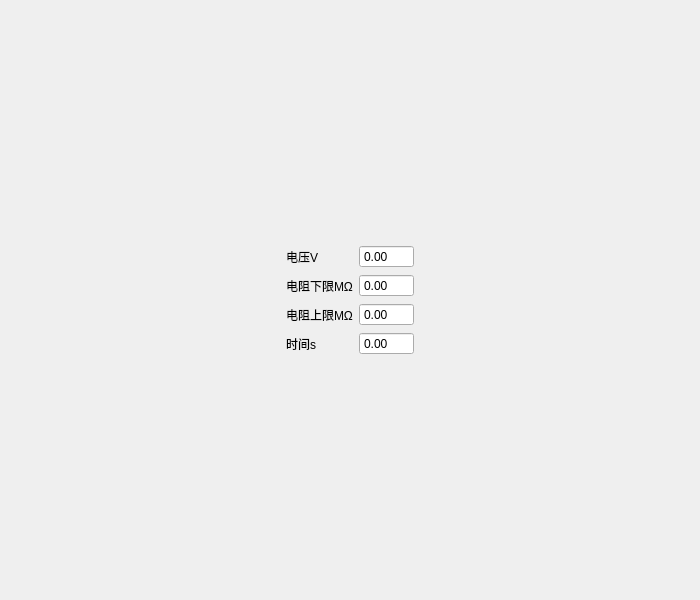
<?xml version="1.0" encoding="UTF-8"?>
<ui version="4.0">
 <class>CConfigIns</class>
 <widget class="QWidget" name="CConfigIns">
  <property name="geometry">
   <rect>
    <x>0</x>
    <y>0</y>
    <width>700</width>
    <height>600</height>
   </rect>
  </property>
  <property name="windowTitle">
   <string>Form</string>
  </property>
  <layout class="QHBoxLayout" name="horizontalLayout">
   <item>
    <spacer name="horizontalSpacer">
     <property name="orientation">
      <enum>Qt::Horizontal</enum>
     </property>
     <property name="sizeHint" stdset="0">
      <size>
       <width>40</width>
       <height>20</height>
      </size>
     </property>
    </spacer>
   </item>
   <item>
    <widget class="QWidget" name="widget" native="true">
     <layout class="QVBoxLayout" name="verticalLayout">
      <item>
       <spacer name="verticalSpacer_2">
        <property name="orientation">
         <enum>Qt::Vertical</enum>
        </property>
        <property name="sizeHint" stdset="0">
         <size>
          <width>20</width>
          <height>40</height>
         </size>
        </property>
       </spacer>
      </item>
      <item>
       <widget class="QWidget" name="widget_3" native="true">
        <layout class="QGridLayout" name="gridLayout_2">
         <item row="1" column="0">
          <widget class="QLabel" name="label_3">
           <property name="text">
            <string>电阻下限MΩ</string>
           </property>
          </widget>
         </item>
         <item row="2" column="0">
          <widget class="QLabel" name="label_4">
           <property name="text">
            <string>电阻上限MΩ</string>
           </property>
          </widget>
         </item>
         <item row="1" column="1">
          <widget class="QDoubleSpinBox" name="spinBox2">
           <property name="buttonSymbols">
            <enum>QAbstractSpinBox::NoButtons</enum>
           </property>
           <property name="maximum">
            <double>9999.989999999999782</double>
           </property>
          </widget>
         </item>
         <item row="2" column="1">
          <widget class="QDoubleSpinBox" name="spinBox3">
           <property name="buttonSymbols">
            <enum>QAbstractSpinBox::NoButtons</enum>
           </property>
           <property name="maximum">
            <double>9999.989999999999782</double>
           </property>
          </widget>
         </item>
         <item row="0" column="1">
          <widget class="QDoubleSpinBox" name="spinBox1">
           <property name="buttonSymbols">
            <enum>QAbstractSpinBox::NoButtons</enum>
           </property>
           <property name="maximum">
            <double>9999.989999999999782</double>
           </property>
          </widget>
         </item>
         <item row="0" column="0">
          <widget class="QLabel" name="label">
           <property name="text">
            <string>电压V</string>
           </property>
          </widget>
         </item>
         <item row="3" column="0">
          <widget class="QLabel" name="label_2">
           <property name="text">
            <string>时间s</string>
           </property>
          </widget>
         </item>
         <item row="3" column="1">
          <widget class="QDoubleSpinBox" name="spinBox4">
           <property name="buttonSymbols">
            <enum>QAbstractSpinBox::NoButtons</enum>
           </property>
           <property name="maximum">
            <double>99.989999999999995</double>
           </property>
          </widget>
         </item>
        </layout>
       </widget>
      </item>
      <item>
       <spacer name="verticalSpacer_3">
        <property name="orientation">
         <enum>Qt::Vertical</enum>
        </property>
        <property name="sizeHint" stdset="0">
         <size>
          <width>20</width>
          <height>40</height>
         </size>
        </property>
       </spacer>
      </item>
     </layout>
    </widget>
   </item>
   <item>
    <spacer name="horizontalSpacer_2">
     <property name="orientation">
      <enum>Qt::Horizontal</enum>
     </property>
     <property name="sizeHint" stdset="0">
      <size>
       <width>40</width>
       <height>20</height>
      </size>
     </property>
    </spacer>
   </item>
  </layout>
 </widget>
 <resources/>
 <connections/>
</ui>
